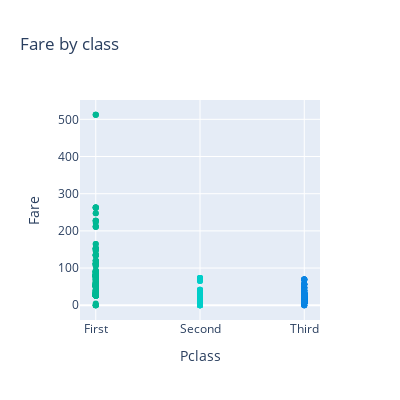

Notebook code for this chart:
### Markdown cell above
* **Pclass - Fare** > *Correlation* : -0.55

### Code cell
color_mapping = {1: '#00b894', 2: '#00cec9', 3: '#0984e3'}


fig = px.scatter(df2, x='Pclass', y='Fare', title="Fare by class")

fig.update_traces(marker=dict(color=df2['Pclass'].map(color_mapping)))

fig.update_xaxes(tickvals=[1, 2, 3], ticktext=['First', 'Second', 'Third'])

fig.update_layout(
    height=400,
    width=400,
)

fig.show()

### Figure 1 — Plotly figure (JSON) as saved in the notebook; plotly's stock layout.template omitted (floating-point values rounded to 4 significant figures; data arrays with more than 128 entries replaced by an {"elided": "..."} marker saying what was removed)
{"data": [{"hovertemplate": "Pclass=%{x}<br>Fare=%{y}<extra></extra>", "legendgroup": "", "marker": {"color": {"elided": "891 str values"}, "symbol": "circle"}, "mode": "markers", "name": "", "orientation": "v", "showlegend": false, "type": "scatter", "x": {"elided": "891 int values"}, "xaxis": "x", "y": {"elided": "891 float values"}, "yaxis": "y"}], "layout": {"height": 400, "legend": {"tracegroupgap": 0}, "title": {"text": "Fare by class"}, "width": 400, "xaxis": {"anchor": "y", "domain": [0, 1], "ticktext": ["First", "Second", "Third"], "tickvals": [1, 2, 3], "title": {"text": "Pclass"}}, "yaxis": {"anchor": "x", "domain": [0, 1], "title": {"text": "Fare"}}}}
